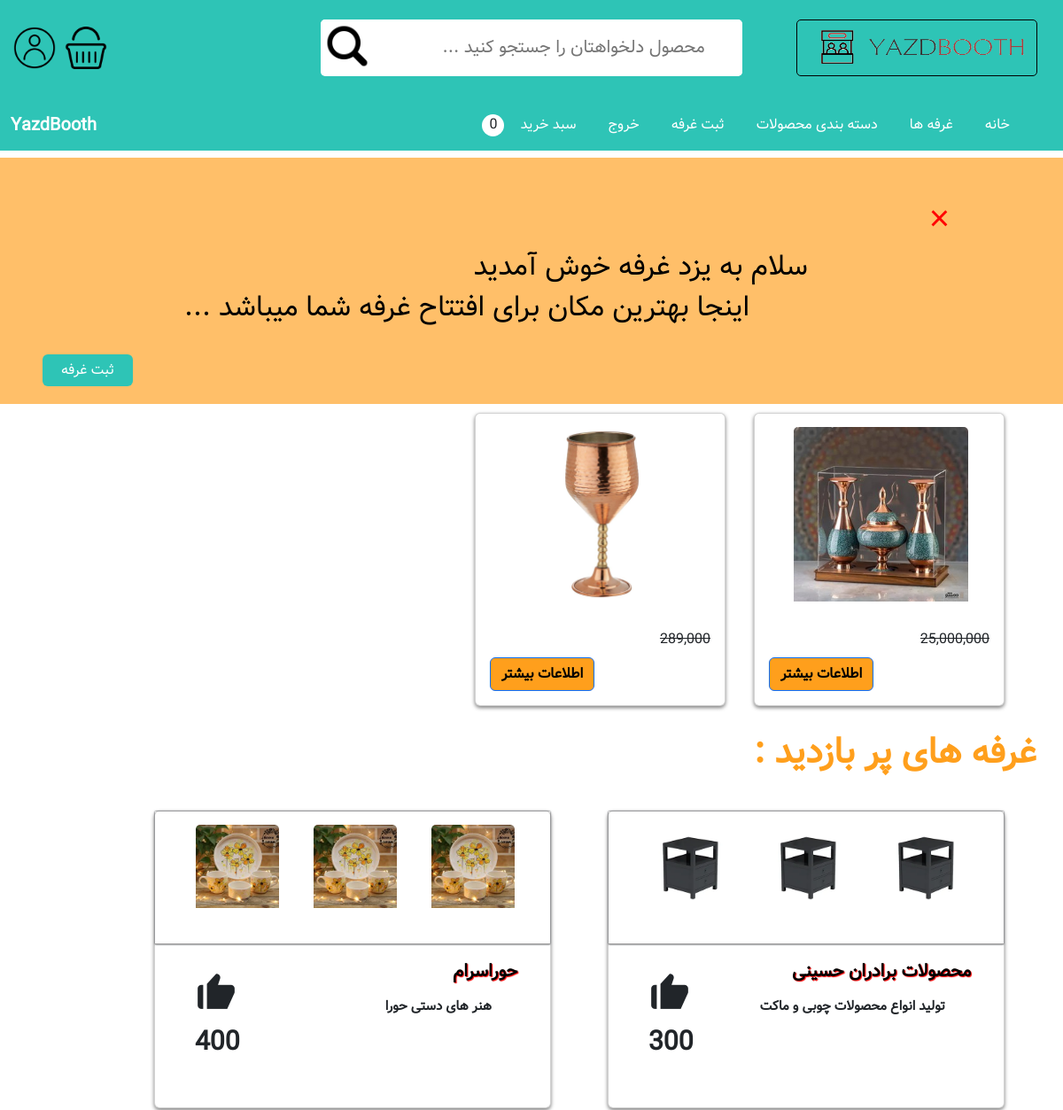
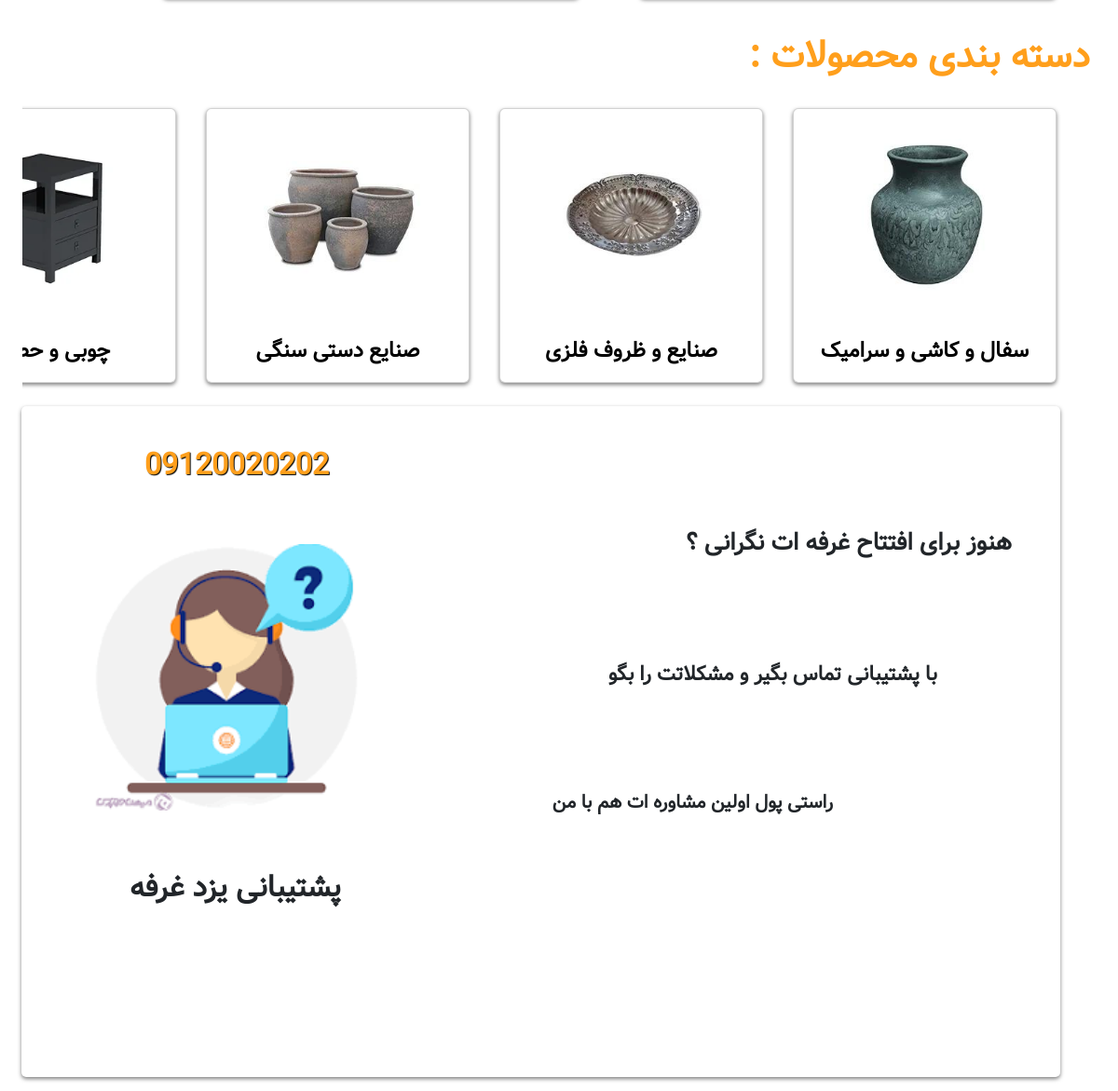
The app's page / (signed in) with its own data (2 pictures, top to bottom).
### Store/models.py (models this page shows, shortened)
class Product(models.Model):
    name = models.CharField(max_length=100 , null=False , blank=False)
    price = models.DecimalField(max_digits=12, decimal_places=0 , default=0 , null=False , blank=False)
    category = models.ForeignKey(Category, on_delete=models.CASCADE , default=None , null=False , blank=False)
    description = models.TextField(max_length=300 , default='' , null=True , blank=True)
    image = models.ImageField(upload_to='uploads/product/')
    is_active = models.BooleanField(default=False)
    is_sale = models.BooleanField(default=False)
    Discountـpercentage = models.IntegerField(default=0)
    colors = models.ManyToManyField(Color) # انتخاب به صورت چند به چند
    features = models.ManyToManyField(Feature , default='')
    booth = models.ForeignKey(Booth, on_delete=models.CASCADE , null=True , blank=False , default='' )

class Booth(models.Model):
    name = models.CharField(max_length=100)
    address = models.CharField(max_length=100)
    description = models.CharField(max_length=200)
    image = models.ImageField(upload_to='uploads/booth/' , null=True)
    likes = models.IntegerField(default=0)
    Owner=models.ForeignKey(User,on_delete=models.CASCADE)

class Category(models.Model):
    name = models.CharField(max_length=100)
    image = models.ImageField(upload_to = 'uploads/category/' , null=True)

### Store/views.py (the view)
# urls.py: path('', views.Home, name='Home'),
def Home(request):
    products=Product.objects.all()
    booth= Booth.objects.all()
    category = Category.objects.all()
    return render(request=request , template_name='Home.html' , context={'Product':products ,'Booth':booth , 'category':category})

### Cart/cart.py (called while the page is built)
    def __len__(self):
        return len(self.cart)

### Cart/context_processors.py (called while the page is built)
def cart(request):
    return {'cart': Cart(request)}

### Store/templates/Home.html (shortened to what this page needs)
{% extends 'base.html' %}
{% load static %}
{% load humanize %}
{% block header %}
        <div class="header text-white" style="background-color: #2EC4B6; padding: 10px 5px; height: 7rem;">
      <div class="header-right">
            <img src="{% static 'img/logo-asli.png'%}" alt="">
        </div>
        <div class="header-left">
            <img src="{% static 'img/user_person_profile_avatar_icon_190943.png'%}" alt="">
            <img src="{% static 'img/shoppingbasket3_114870.png'%}" alt="">
        </div>
        <div class="search">
            <img src="{% static 'img/search.png'%}">
            <input type="text" name="search" class="inp-search" placeholder="محصول دلخواهتان را جستجو کنید ...">
        </div>
    </div>
{% endblock %}
{% block content %}
    <div class="mt-2 p-5 text-white" style='background-color: #FFBF69 !important;'>
        <h1 class="close-tabliq">&times;</h1>
        <h2 class="WellCome1">سلام به یزد غرفه خوش آمدید</h2>
        <h2 class="WellCome2">اینجا بهترین مکان برای افتتاح غرفه شما میباشد
            ...</h2>
        <br />
        <br />
        <br />
        <h2 class="sabt-booth"><a href="/" class="btn"
                style="background-color: #2EC4B6; float: left; padding: 5px 20px; color: #ffffff;">ثبت غرفه</a></h2>
    </div>
    <div class="Cards row">
          {% for item in Product %}
            <div class="card col-md-2 mahsol" >
                <img class="card-img-top" src="{{ item.image.url }}" alt="Card image">
                <div class="card-body">
                    {% if item.is_sale %}
                    <span class="card-title" style="text-decoration: line-through;">{{ item.price|intcomma }}</span>
                    {% else %}
                    <h4 class="card-title">{{ item.price|intcomma }}</h4>
                    {% endif %}
                    <div style="float: left;">
                        <a href="/product/{{ item.id }}" class="btn btn-primary float-end" style="background-color: #FF9F1C; color: #000; font-weight: bold;">اطلاعات بیشتر</a>                    </div>
                </div>
              </div>
             {% endfor %}
        </div>
    <h2 class="sub-Title">غرفه های پر بازدید :</h2>
    <div class="Cards row">
        {% for item in Booth %}
          <div class="card Booth">
            <div class="img">
                <img class="card-img-top" src="{{ item.image.url }}" alt="Card image">
              <img class="card-img-top" src="{{ item.image.url }}" alt="Card image">
              <img class="card-img-top" src="{{ item.image.url }}" alt="Card image">
             </div>
            <div class="card-body">
              <a class="Booth-Titr">{{ item.name }}</a>
              <h4 class="Booth-p">{{ item.description }}</h4>
                <i class='bx bxs-like like-icon'></i>
                <span class="number-heart">{{ item.likes }}</span>
              </div>
            </div>
        {% endfor %}
            </div>
    <div class="Category">
      <h2 class="sub-Title">
        دسته بندی محصولات :
      </h2>
    <div class="Cards row">
        {% for item in category %}
      <div class="card col-md-2 Category" >
          <img class="card-img-top" src="{{ item.image.url }}" alt="Card image">
          <div class="card-body" style="text-align: center;">
            <a href="{% url 'Category' '{{ item.name }}'  %}" class="Onvan-Category">{{ item.name }}</a>
          </div>
        </div>
        {% endfor %}
    </div>
    </div>
    <div class="Poshtiban">
      <div class="posh-right">
        <h1>هنوز برای افتتاح غرفه ات نگرانی ؟</h1>
        <h2>با پشتیبانی تماس بگیر و مشکلاتت را بگو</h2>
        <h3>راستی پول اولین مشاوره ات هم با من</h3>
      </div>
      <div class="posh-left">
        <h1>09120020202</h2>
          <div class="left-img">
            <img src="{% static 'img/download.png'%}" alt="">
          </div>
        <h2>پشتیبانی یزد غرفه</h2>
      </div>
    </div>
    {% endblock %}

### static/css/style.css (style rules this page uses)
* { margin: 0; padding: 0; box-sizing: border-box; font-family: 'vazir' , sans-serif; }
.header-right { width: 17rem; height: 4rem; overflow: hidden; border: 1px solid black; float: right; border-radius: 5px; margin: 1% 2% ; }
.header-right img { width: 100%; height: 100%; }
.search { width: 40%; height: 4rem; margin: 1% 30% 0 0; overflow: hidden; background-color: #ffffff; border-radius: 5px 5px 5px 5px; }
.search .inp-search { width: 80%; height: 100%; border-radius: 0px 5px 5px 0; outline: none; border: none; text-align: center; font-size: 20px; font-family: 'vazir' , sans-serif; font-weight: 400; }
.search img { width: 60px; background-color: #ffffff ; border-radius: 5px 0 0px 5px; float: left; cursor: pointer; }
.header-left { width: 120px; float: left; overflow: hidden; margin-top: 20px; }
.header-left img { width: 40%; float: left; margin-left: 10px; }
.Cards { margin-top: 10px ; padding: 10px; }
.card { width: 25% !important; height: auto !important; margin-right: 2rem !important; box-shadow: 0px 2px 4px #00000082; }
.card-img-top { margin: 15px 2.5rem !important; width: 70% !important; }
.card h4 { font-weight: bold; }
.Cards.row { --bs-gutter-x: -3rem ; flex-wrap: nowrap ; overflow: hidden ; overflow-x: scroll ; }
.close-tabliq { color: red; cursor: pointer; margin-right: 5rem; }
.WellCome1 { color:#000; margin-right: 15rem; }
.WellCome2 { float: left; color: #000; margin-left: 10rem; }
.sub-Title { color: #FF9F1C; font-weight: bold; font-size: 40px; margin:20px 30px ; }
.Booth { width: 28rem !important; height: 21rem !important; margin: 10px 2rem !important; }
.Booth .img { width: 100%; padding: 10px; height: 45%; border-bottom: 1px solid #04020266; box-shadow: 0 0 2px; }
.Booth .img img { width: 22% !important; height: auto !important; margin: 5px 30px 16px 5px !important; }
.Booth-Titr { text-shadow: 1px 1px 1px red; margin: 0px 5% 0 0; text-decoration: none; color: black; font-size: 20px; font-weight: 800; }
.Booth-p { font-size: 15px; font-weight: 400; margin: 15px 50px 30px 30px; }
.like-icon { font-size: 50px; float: left; margin: -80px 0 0 28px; cursor: pointer; }
.number-heart { font-size: 30px; float: left; margin: -20px 0 10px 7%; font-weight: bold; }
.Onvan-Category { text-decoration: none; color: #000; font-weight: bold; cursor: pointer; font-size: 23px; }
.Category img { width: 50% ; padding: 5px; margin-right: 100px ; }
.Poshtiban { margin: 15px 62px 15px 23px; padding: 20px; background-color: #ffffff; box-shadow: 0px 2px 4px #00000082; border-radius: 5px; height: 45rem; }
.posh-right { float: right; width: 34rem; height: 43rem; }
.posh-right h1 { font-size: 26px; font-weight: 700; margin: 7rem 2rem 10px 0; }
.posh-right h2 { font-size: 22px; font-weight: 700; margin: 7rem 7rem 10px 0; }
.posh-right h3 { font-weight: 700; font-size: 20px; margin: 7rem 14rem 10px 0; }
.posh-left { float: left; width: 22rem ; margin: 0 0 0% 0%; overflow: hidden; height: 43rem; }
.posh-left h1 { font-size: 2rem; font-weight: bold; margin: 25px 0 4rem 7rem; text-shadow: 1px 1px 1px black; float: left; color: #FF9F1C; }
.posh-left h2 { font-size: 2rem; font-weight: bold; margin: 4rem 0 5px 6rem; float: left; }
.posh-left img { width: 19rem ; }
.left-img { width: 20rem; }

### records on screen
Product: image (picture), price "25,000,000"
Product: image (picture), price "289,000"
Booth: image (picture), name "محصولات برادران حسینی", description "تولید انواع محصولات چوبی و ماکت", likes "300"
Booth: image (picture), name "حوراسرام", description "هنر های دستی حورا", likes "400"
Category: image (picture), name "سفال و کاشی و سرامیک"
Category: image (picture), name "صنایع و ظروف فلزی"
Category: image (picture), name "صنایع دستی سنگی"
Category: image (picture), name "چوبی و…"

### other values on screen
{{ cart|length }} "0"
